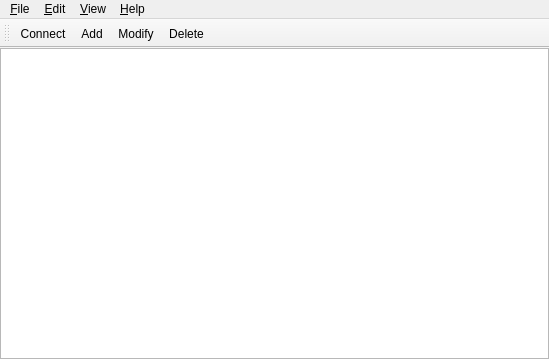
<?xml version="1.0" encoding="UTF-8"?>
<ui version="4.0">
 <author>Matthew Grooms</author>
 <class>qikeaRoot</class>
 <widget class="QMainWindow" name="qikeaRoot">
  <property name="geometry">
   <rect>
    <x>0</x>
    <y>0</y>
    <width>549</width>
    <height>359</height>
   </rect>
  </property>
  <property name="windowTitle">
   <string>Shrew Soft VPN Access Manager</string>
  </property>
  <property name="windowIcon">
   <iconset resource="qikea.qrc">
    <normaloff>:/png/ikea.png</normaloff>:/png/ikea.png</iconset>
  </property>
  <property name="styleSheet">
   <string notr="true"/>
  </property>
  <widget class="QWidget" name="centralwidget">
   <layout class="QVBoxLayout">
    <item>
     <widget class="QListWidget" name="listWidgetSites">
      <property name="contextMenuPolicy">
       <enum>Qt::CustomContextMenu</enum>
      </property>
      <property name="editTriggers">
       <set>QAbstractItemView::EditKeyPressed</set>
      </property>
      <property name="movement">
       <enum>QListView::Static</enum>
      </property>
      <property name="resizeMode">
       <enum>QListView::Adjust</enum>
      </property>
      <property name="viewMode">
       <enum>QListView::IconMode</enum>
      </property>
      <property name="uniformItemSizes">
       <bool>true</bool>
      </property>
      <property name="sortingEnabled">
       <bool>true</bool>
      </property>
     </widget>
    </item>
   </layout>
  </widget>
  <widget class="QMenuBar" name="menubar">
   <property name="geometry">
    <rect>
     <x>0</x>
     <y>0</y>
     <width>549</width>
     <height>35</height>
    </rect>
   </property>
   <widget class="QMenu" name="menuFile">
    <property name="title">
     <string>&amp;File</string>
    </property>
    <addaction name="actionConnect"/>
    <addaction name="separator"/>
    <addaction name="actionImport"/>
    <addaction name="actionExport"/>
    <addaction name="separator"/>
    <addaction name="actionExit"/>
   </widget>
   <widget class="QMenu" name="menuEdit">
    <property name="title">
     <string>&amp;Edit</string>
    </property>
    <addaction name="actionAdd"/>
    <addaction name="actionDelete"/>
    <addaction name="actionRename"/>
    <addaction name="separator"/>
    <addaction name="actionModify"/>
   </widget>
   <widget class="QMenu" name="menuHelp">
    <property name="title">
     <string>&amp;Help</string>
    </property>
    <addaction name="actionAbout"/>
   </widget>
   <widget class="QMenu" name="menuView">
    <property name="title">
     <string>&amp;View</string>
    </property>
    <addaction name="actionViewLarge"/>
    <addaction name="actionViewSmall"/>
    <addaction name="separator"/>
   </widget>
   <addaction name="menuFile"/>
   <addaction name="menuEdit"/>
   <addaction name="menuView"/>
   <addaction name="menuHelp"/>
  </widget>
  <widget class="QToolBar" name="toolBar">
   <property name="focusPolicy">
    <enum>Qt::TabFocus</enum>
   </property>
   <property name="windowTitle">
    <string>toolBar</string>
   </property>
   <property name="autoFillBackground">
    <bool>false</bool>
   </property>
   <property name="movable">
    <bool>true</bool>
   </property>
   <property name="iconSize">
    <size>
     <width>32</width>
     <height>32</height>
    </size>
   </property>
   <property name="toolButtonStyle">
    <enum>Qt::ToolButtonTextBesideIcon</enum>
   </property>
   <attribute name="toolBarArea">
    <enum>TopToolBarArea</enum>
   </attribute>
   <attribute name="toolBarBreak">
    <bool>false</bool>
   </attribute>
   <addaction name="actionConnect"/>
   <addaction name="actionAdd"/>
   <addaction name="actionModify"/>
   <addaction name="actionDelete"/>
  </widget>
  <action name="actionConnect">
   <property name="icon">
    <iconset resource="qikea.qrc">
     <normaloff>:/png/site_con.png</normaloff>:/png/site_con.png</iconset>
   </property>
   <property name="text">
    <string>&amp;Connect</string>
   </property>
   <property name="iconText">
    <string>Connect</string>
   </property>
   <property name="toolTip">
    <string>Connect using this site configuration</string>
   </property>
  </action>
  <action name="actionAdd">
   <property name="icon">
    <iconset resource="qikea.qrc">
     <normaloff>:/png/site_add.png</normaloff>:/png/site_add.png</iconset>
   </property>
   <property name="text">
    <string>&amp;Add</string>
   </property>
   <property name="iconText">
    <string>Add</string>
   </property>
   <property name="toolTip">
    <string>Add a new site configuration</string>
   </property>
  </action>
  <action name="actionDelete">
   <property name="icon">
    <iconset resource="qikea.qrc">
     <normaloff>:/png/site_del.png</normaloff>:/png/site_del.png</iconset>
   </property>
   <property name="text">
    <string>&amp;Delete</string>
   </property>
   <property name="iconText">
    <string>Delete</string>
   </property>
   <property name="toolTip">
    <string>Delete this site configuration</string>
   </property>
  </action>
  <action name="actionModify">
   <property name="icon">
    <iconset resource="qikea.qrc">
     <normaloff>:/png/site_mod.png</normaloff>:/png/site_mod.png</iconset>
   </property>
   <property name="text">
    <string>&amp;Modify</string>
   </property>
   <property name="iconText">
    <string>Modify</string>
   </property>
   <property name="toolTip">
    <string>Modify this site configuration</string>
   </property>
  </action>
  <action name="actionImport">
   <property name="text">
    <string>Import</string>
   </property>
  </action>
  <action name="actionExport">
   <property name="text">
    <string>Export</string>
   </property>
  </action>
  <action name="actionExit">
   <property name="text">
    <string>Exit</string>
   </property>
  </action>
  <action name="actionRename">
   <property name="text">
    <string>Rename</string>
   </property>
  </action>
  <action name="actionAbout">
   <property name="text">
    <string>About</string>
   </property>
  </action>
  <action name="actionLarge_Icons">
   <property name="text">
    <string>Large Icons</string>
   </property>
  </action>
  <action name="actionViewLarge">
   <property name="checkable">
    <bool>true</bool>
   </property>
   <property name="checked">
    <bool>true</bool>
   </property>
   <property name="text">
    <string>Large Icons</string>
   </property>
   <property name="iconText">
    <string>&amp;Large Icons</string>
   </property>
   <property name="toolTip">
    <string>Large Icon View</string>
   </property>
  </action>
  <action name="actionViewSmall">
   <property name="checkable">
    <bool>true</bool>
   </property>
   <property name="checked">
    <bool>false</bool>
   </property>
   <property name="text">
    <string>Small Icons</string>
   </property>
   <property name="iconText">
    <string>&amp;Small Icons</string>
   </property>
   <property name="toolTip">
    <string>Small Icon View</string>
   </property>
  </action>
  <action name="actionViewDetail">
   <property name="text">
    <string>Details</string>
   </property>
   <property name="iconText">
    <string>&amp;Details</string>
   </property>
   <property name="toolTip">
    <string>Detailed View</string>
   </property>
  </action>
  <action name="actionViewToolBar">
   <property name="checkable">
    <bool>true</bool>
   </property>
   <property name="checked">
    <bool>true</bool>
   </property>
   <property name="text">
    <string>Toolbar</string>
   </property>
   <property name="iconText">
    <string>&amp;Toolbar</string>
   </property>
  </action>
  <action name="actioncheckbox">
   <property name="text">
    <string>checkbox</string>
   </property>
  </action>
  <action name="action">
   <property name="checkable">
    <bool>true</bool>
   </property>
   <property name="text">
    <string>Toggle Toolbar</string>
   </property>
  </action>
 </widget>
 <layoutdefault spacing="0" margin="0"/>
 <resources>
  <include location="qikea.qrc"/>
 </resources>
 <connections/>
</ui>
